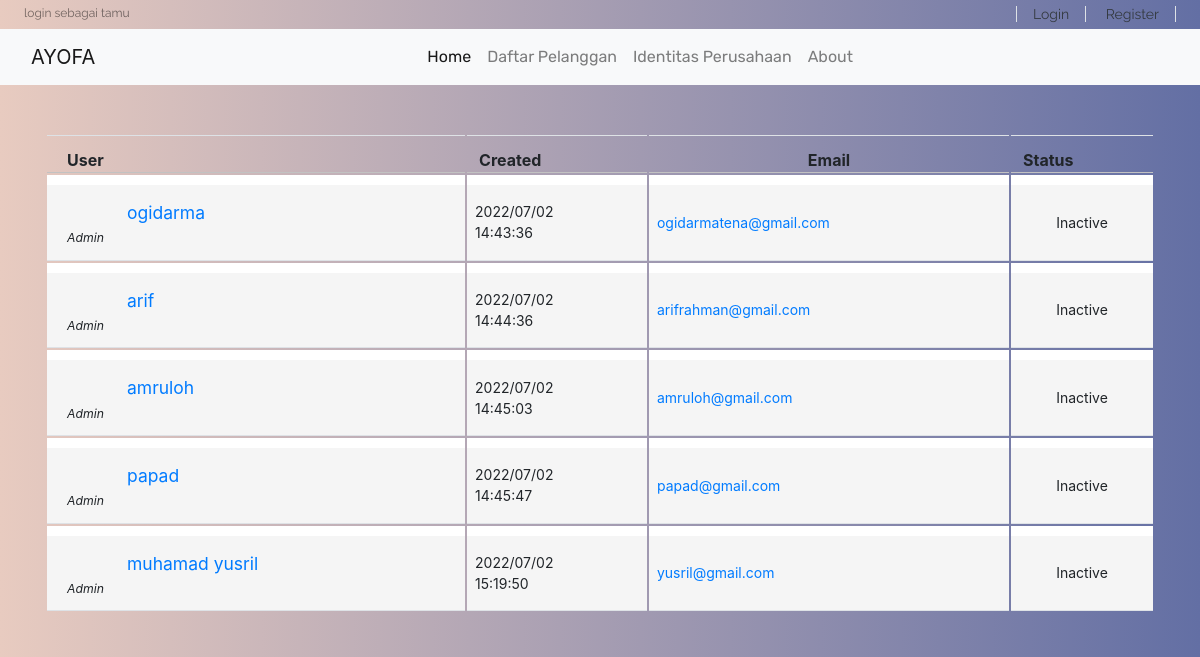
/daftar_pelanggan.php, run on the app's committed database.
### tables this page shows
CREATE TABLE `tbl_user` (
  `id` int(11) NOT NULL,
  `username` varchar(100) NOT NULL,
  `email` varchar(100) NOT NULL,
  `tanggal` varchar(20) NOT NULL,
  `jam` varchar(100) NOT NULL,
  `password` varchar(200) NOT NULL
);

### daftar_pelanggan.php (the view, shortened to what this page needs)
<?php
include 'config/db.php';
  $id = mysqli_query($connection, "SELECT * FROM tbl_user ");
  $index = 0;
 ?>
 <!DOCTYPE html>
<html lang="en">
  <head>
    <link href="https://cdn.jsdelivr.net/npm/bootstrap@5.1.3/dist/css/bootstrap.min.css" rel="stylesheet">
    <link rel="stylesheet" href="https://stackpath.bootstrapcdn.com/bootstrap/4.4.1/css/bootstrap.min.css">
    <link rel="stylesheet" href="https://cdnjs.cloudflare.com/ajax/libs/OwlCarousel2/2.3.4/assets/owl.carousel.min.css" />
    <link rel="stylesheet" href="https://cdnjs.cloudflare.com/ajax/libs/OwlCarousel2/2.3.4/assets/owl.theme.default.min.css" />
    <link rel="stylesheet" href="https://cdnjs.cloudflare.com/ajax/libs/font-awesome/5.13.0/css/all.min.css" />
    <link rel="stylesheet" href="style.css">
    <link rel="stylesheet" type="text/css" href="pelanggan.css">
      <link rel="stylesheet" href="https://unpkg.com/aos@next/dist/aos.css" />
<?php include 'functions.php'; ?>
  </head>
  <body>
<header id="header" class="">
    <div style="margin-top: -20px" class="strip d-flex justify-content-between px-4 py-1 bg-light atas">
        <?php if(!isset($_SESSION['login'])) { ?>
        <p class="font-rale font-size-12 text-black-50 m-0">login sebagai tamu</p>
        <div class="font-rale font-size-14">
            <a href="login.php?from=header" class="px-3 border-right border-left text-dark">Login</a>
            <a href="register.php" class="px-3 border-right  text-dark">Register</a>
        </div>
    <?php } ?>
    </div>
     <nav class="navbar navbar-expand-lg navbar-light bg-light">
  <div class="container-fluid">
    <a class="navbar-brand" href="index.php">AYOFA</a>
    <div class="collapse navbar-collapse" id="navbarSupportedContent">
      <ul class="navbar-nav  mb-2 mb-lg-0 m-auto font-rubik">
        <li class="nav-item active">
                    <a class="nav-link" href="index.php">Home</a>
                </li>
                <li class="nav-item">
                    <a class="nav-link" href="daftar_pelanggan.php">Daftar Pelanggan </a>
                </li>
                <li class="nav-item">
                    <a class="nav-link" href="identitas_perusahaan.php">Identitas Perusahaan</a>
                </li>
                <li class="nav-item">
                    <a class="nav-link" href="about.php">About</a>
                </li>
      </ul>
    </div>
  </div>
</nav>
</header>
<div class="container mt-5">
<div class="row" data-aos="fade-down">
    <div class="col-lg-12 col-md-6">
        <div class="main-box clearfix">
            <div class="table-responsive">
                <table class="table user-list">
                    <thead class="">
                        <tr>
                            <th>User</th>
                            <th>Created</th>
                            <th class="text-center">Email</th>
                            <th>Status</th>
                        </tr>
                    </thead>
                    <tbody>
              <?php while($row = mysqli_fetch_array($id)) { $index += 1?>
                        <tr>
                            <td>
                                <a href="https://www.instagram.com/ogidarmatena/" class="user-link"><?= $row['username'] ?></a>
                                <span class="user-subhead">Admin</span>
                            </td>
                            <td>
                                <?= $row['tanggal'] ?><br><?= $row['jam']; ?>
                            </td>
                            <td>
                                <a href="https://mail.google.com/mail/u/0/#inbox"><?= $row['email'] ?></a>
                            </td>
                             <td class="text-center">
                                <?php if($_SESSION["login"] == $row['email']){?>
                                <span class="label label-default" style="color: green; font-weight: bold;">Active</span>
                              <?php }else{ ?>
                                <span class="label label-default">Inactive</span>
                              <?php } ?>
                            </td>
                        </tr>
                        <?php } ?>
                  </tbody>
        </div>
    </div>
</div>
</div>
  </body>
</html>

### style.css (style rules this page uses)
.font-rale { font-family: "Raleway", cursive; }
.font-rubik { font-family: "Rubik", cursive; }
.font-size-12 { font-size: 12px; }
.font-size-14 { font-size: 14px; }

### pelanggan.css (style rules this page uses)
body { margin-top:20px; }
.user-list tbody td .user-link { display: block; font-size: 1.25em; padding-top: 3px; margin-left: 60px; }
.user-list tbody td .user-subhead { font-size: 0.875em; font-style: italic; }
.table { border-collapse: separate; }
.table thead > tr > th { border-bottom: 1px solid #C2C2C2; padding-bottom: 0; }
.table tbody > tr > td { font-size: 0.875em; background: #f5f5f5; border-top: 10px solid #fff; vertical-align: middle; padding: 12px 8px; }
.table tbody > tr > td:first-child, .table thead > tr > th:first-child { padding-left: 20px; }

### data on the page
tbl_user: username "ogidarma", tanggal "2022/07/02", jam "14:43:36", email "ogidarmatena@gmail.com", shows "Inactive"
tbl_user: username "arif", tanggal "2022/07/02", jam "14:44:36", email "arifrahman@gmail.com", shows "Inactive"
tbl_user: username "amruloh", tanggal "2022/07/02", jam "14:45:03", email "amruloh@gmail.com", shows "Inactive"
tbl_user: username "papad", tanggal "2022/07/02", jam "14:45:47", email "papad@gmail.com", shows "Inactive"
tbl_user: username "muhamad yusril", tanggal "2022/07/02", jam "15:19:50", email "yusril@gmail.com", shows "Inactive"
